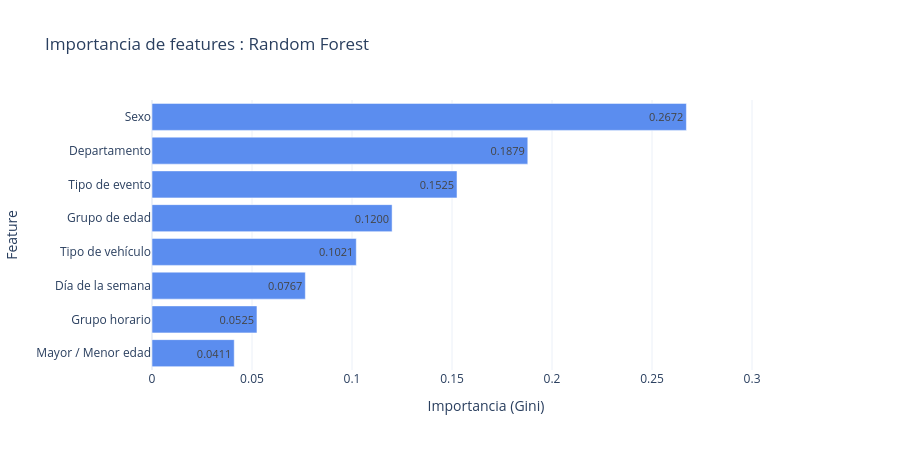

This figure's notebook cell:
### Code cell
# -- Visualización 4: Importancia de features ----------------------------------------------
importancias = pd.Series(rf.feature_importances_, index=FEATURES).sort_values()

LABELS = {
    'tipo_eve'         : 'Tipo de evento',
    'tipo_veh'         : 'Tipo de vehículo',
    'g_hora_5'         : 'Grupo horario',
    'dia_sem_ocu'      : 'Día de la semana',
    'sexo_per'         : 'Sexo',
    'edad_quinquenales': 'Grupo de edad',
    'mayor_menor'      : 'Mayor / Menor edad',
    'depto_ocu'        : 'Departamento'
}

fig_imp = go.Figure(go.Bar(
    x=importancias.values,
    y=[LABELS[f] for f in importancias.index],
    orientation='h',
    marker_color='#5B8DEF',
    text=[f'{v:.4f}' for v in importancias.values],
    textposition='auto',
    textfont=dict(size=11)
))
fig_imp.update_layout(
    title='Importancia de features : Random Forest',
    xaxis=dict(title='Importancia (Gini)', range=[0, max(importancias.values) * 1.25]),
    yaxis_title='Feature',
    height=450,
    template='plotly_white'
)
fig_imp.show()

### Figure 1 — Plotly figure (JSON) as saved in the notebook; plotly's stock layout.template omitted (floating-point values rounded to 4 significant figures)
{"data": [{"marker": {"color": "#5B8DEF"}, "orientation": "h", "text": ["0.0411", "0.0525", "0.0767", "0.1021", "0.1200", "0.1525", "0.1879", "0.2672"], "textfont": {"size": 11}, "textposition": "auto", "type": "bar", "x": [0.04111, 0.05248, 0.07666, 0.1021, 0.12, 0.1525, 0.1879, 0.2672], "y": ["Mayor / Menor edad", "Grupo horario", "Día de la semana", "Tipo de vehículo", "Grupo de edad", "Tipo de evento", "Departamento", "Sexo"]}], "layout": {"height": 450, "title": {"text": "Importancia de features : Random Forest"}, "xaxis": {"range": [0, 0.334], "title": {"text": "Importancia (Gini)"}}, "yaxis": {"title": {"text": "Feature"}}}}
